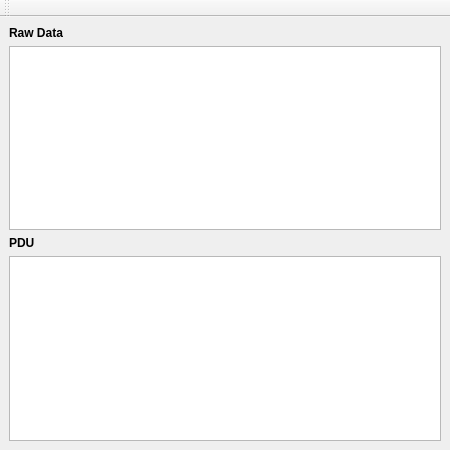
<?xml version="1.0" encoding="UTF-8"?>
<ui version="4.0">
 <class>BusMonitor</class>
 <widget class="QMainWindow" name="BusMonitor">
  <property name="windowModality">
   <enum>Qt::NonModal</enum>
  </property>
  <property name="geometry">
   <rect>
    <x>0</x>
    <y>0</y>
    <width>450</width>
    <height>450</height>
   </rect>
  </property>
  <property name="minimumSize">
   <size>
    <width>450</width>
    <height>450</height>
   </size>
  </property>
  <property name="maximumSize">
   <size>
    <width>450</width>
    <height>450</height>
   </size>
  </property>
  <property name="windowTitle">
   <string>Bus Monitor</string>
  </property>
  <property name="windowIcon">
   <iconset resource="icons/pyModSlaveQt.qrc">
    <normaloff>:/img/view-16.png</normaloff>:/img/view-16.png</iconset>
  </property>
  <widget class="QWidget" name="centralwidget">
   <property name="minimumSize">
    <size>
     <width>450</width>
     <height>400</height>
    </size>
   </property>
   <property name="maximumSize">
    <size>
     <width>16777215</width>
     <height>16777215</height>
    </size>
   </property>
   <layout class="QVBoxLayout" name="verticalLayout">
    <item>
     <layout class="QVBoxLayout" name="verticalLayout_2">
      <item>
       <widget class="QLabel" name="lblRawData">
        <property name="font">
         <font>
          <weight>75</weight>
          <bold>true</bold>
         </font>
        </property>
        <property name="layoutDirection">
         <enum>Qt::LeftToRight</enum>
        </property>
        <property name="text">
         <string>Raw Data</string>
        </property>
       </widget>
      </item>
      <item>
       <widget class="QListView" name="lstRawData">
        <property name="minimumSize">
         <size>
          <width>0</width>
          <height>0</height>
         </size>
        </property>
        <property name="font">
         <font>
          <pointsize>8</pointsize>
         </font>
        </property>
        <property name="editTriggers">
         <set>QAbstractItemView::NoEditTriggers</set>
        </property>
        <property name="alternatingRowColors">
         <bool>true</bool>
        </property>
        <property name="selectionMode">
         <enum>QAbstractItemView::SingleSelection</enum>
        </property>
        <property name="selectionBehavior">
         <enum>QAbstractItemView::SelectRows</enum>
        </property>
        <property name="selectionRectVisible">
         <bool>false</bool>
        </property>
       </widget>
      </item>
      <item>
       <widget class="QLabel" name="lblPDU">
        <property name="font">
         <font>
          <weight>75</weight>
          <bold>true</bold>
         </font>
        </property>
        <property name="text">
         <string>PDU</string>
        </property>
       </widget>
      </item>
      <item>
       <widget class="QPlainTextEdit" name="txtPDU">
        <property name="readOnly">
         <bool>true</bool>
        </property>
       </widget>
      </item>
     </layout>
    </item>
   </layout>
  </widget>
  <widget class="QToolBar" name="toolBar">
   <property name="windowTitle">
    <string>toolBar</string>
   </property>
   <attribute name="toolBarArea">
    <enum>TopToolBarArea</enum>
   </attribute>
   <attribute name="toolBarBreak">
    <bool>false</bool>
   </attribute>
  </widget>
  <action name="actionClear">
   <property name="icon">
    <iconset resource="icons/pyModSlaveQt.qrc">
     <normaloff>:/img/edit-clear-16.png</normaloff>:/img/edit-clear-16.png</iconset>
   </property>
   <property name="text">
    <string>Clear</string>
   </property>
   <property name="toolTip">
    <string>Clear</string>
   </property>
   <property name="iconVisibleInMenu">
    <bool>true</bool>
   </property>
  </action>
  <action name="actionExit">
   <property name="icon">
    <iconset resource="icons/pyModSlaveQt.qrc">
     <normaloff>:/img/Close-16.png</normaloff>:/img/Close-16.png</iconset>
   </property>
   <property name="text">
    <string>Exit</string>
   </property>
   <property name="toolTip">
    <string>Exit</string>
   </property>
  </action>
  <action name="actionSave">
   <property name="icon">
    <iconset resource="icons/pyModSlaveQt.qrc">
     <normaloff>:/img/save-16.png</normaloff>:/img/save-16.png</iconset>
   </property>
   <property name="text">
    <string>Save</string>
   </property>
   <property name="toolTip">
    <string>Save</string>
   </property>
  </action>
 </widget>
 <resources>
  <include location="icons/pyModSlaveQt.qrc"/>
 </resources>
 <connections/>
</ui>
